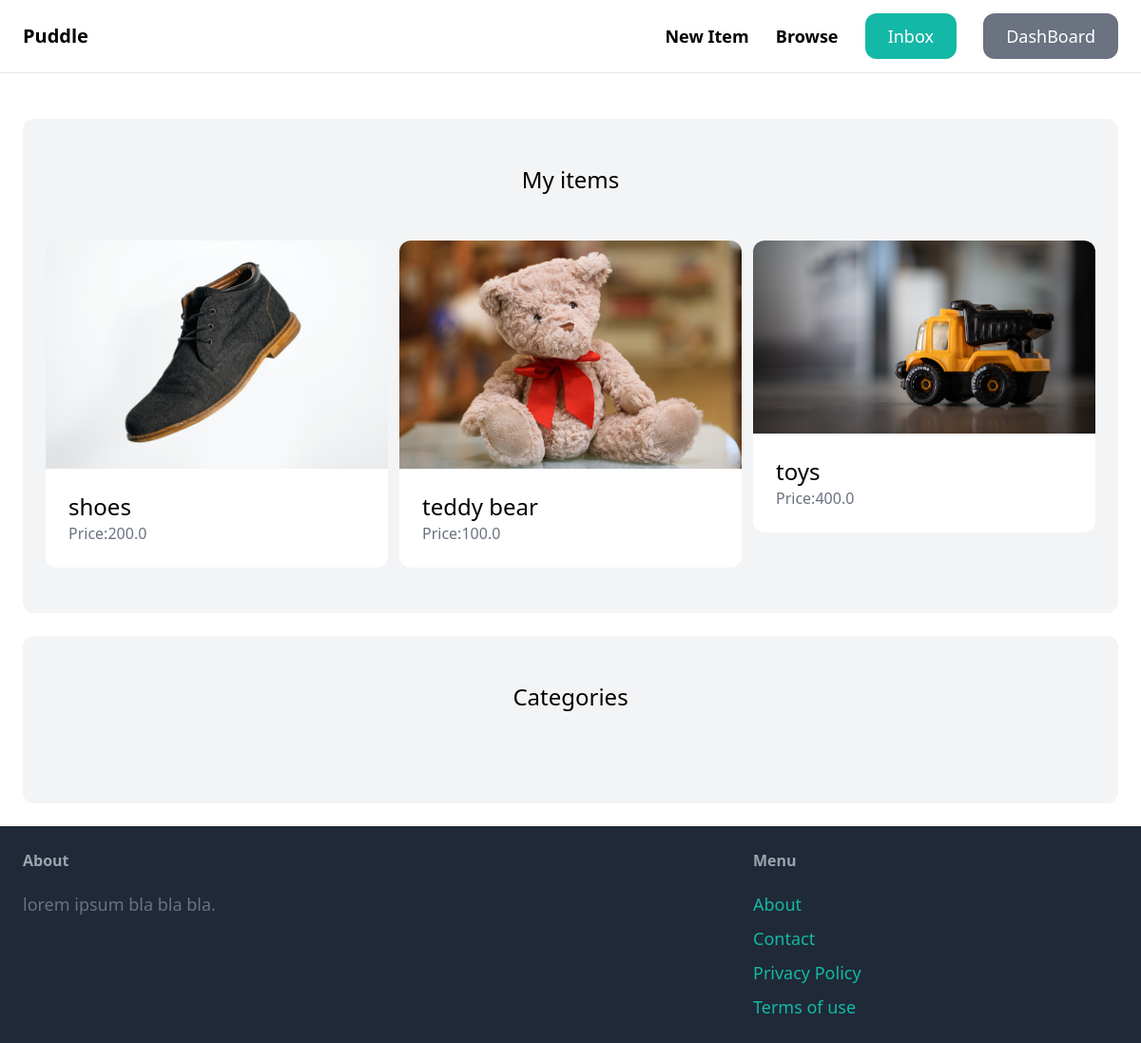
The page /dashboard/ (signed in) on the database its author committed.
### item/models.py (models this page shows, shortened)
class Item(models.Model):
    category = models.ForeignKey(Category,related_name='items',on_delete=models.CASCADE)
    name = models.CharField(max_length=255)
    description = models.TextField(blank=True,null= True)
    price = models.FloatField()
    image = models.ImageField(upload_to='item_images',blank=True,null=True)
    is_sold = models.BooleanField(default=False)
    created_by = models.ForeignKey(User,related_name='items',on_delete=models.CASCADE)
    created_at = models.DateTimeField(auto_now_add=True)

### dashboard/views.py (the view)
# urls.py: path('',views.index,name='index'),
@login_required
def index(request):
    items = Item.objects.filter(created_by= request.user)
    return render(request,'dashboard/index.html',{'items':items})

### dashboard/templates/dashboard/index.html (shortened to what this page needs)
{% extends 'core/base.html' %}
<{% block content %}
<div class="mt-6 px-6 py-12 bg-gray-100 rounded-xl">
    <h2 class="mb-12 text-2xl text-center">My items</h2>
<div class="grid grid-cols-3 gap-3">
    {% for item in items %}
    <div>
    <a href="{% url 'item:detail' item.id %}">
        <div>
            <img src="{{item.image.url}}" class="rounded-t-xl">
        </div>
    <div class="p-6 bg-white rounded-b-xl">
    <h2 class="text-2xl">{{item.name}}</h2>
    <p class="text-gray-500">Price:{{item.price}}</p>
</div>
</a>
</div>
    {% endfor %}
</div>
</div>
<div class="mt-6 px-6 py-12 bg-gray-100 rounded-xl">
    <h2 class="mb-12 text-2xl text-center">Categories</h2>
</div>
{% endblock content %}

### rows shown on the page
Item: image (picture), name "shoes", price "200.0"
Item: image (picture), name "teddy bear", price "100.0"
Item: image (picture), name "toys", price "400.0"
